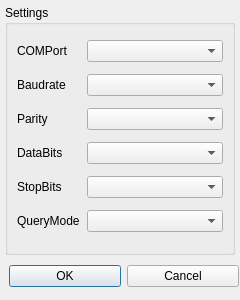
<?xml version="1.0" encoding="UTF-8"?>
<ui version="4.0">
 <class>connectDialog</class>
 <widget class="QDialog" name="connectDialog">
  <property name="geometry">
   <rect>
    <x>0</x>
    <y>0</y>
    <width>240</width>
    <height>300</height>
   </rect>
  </property>
  <property name="minimumSize">
   <size>
    <width>240</width>
    <height>300</height>
   </size>
  </property>
  <property name="windowTitle">
   <string>Connection</string>
  </property>
  <property name="windowIcon">
   <iconset resource="gss_resources.qrc">
    <normaloff>:/files/images_icons/apps/connect.ico</normaloff>:/files/images_icons/apps/connect.ico</iconset>
  </property>
  <widget class="QGroupBox" name="groupBox">
   <property name="geometry">
    <rect>
     <x>5</x>
     <y>5</y>
     <width>230</width>
     <height>250</height>
    </rect>
   </property>
   <property name="minimumSize">
    <size>
     <width>230</width>
     <height>250</height>
    </size>
   </property>
   <property name="title">
    <string>Settings</string>
   </property>
   <layout class="QVBoxLayout" name="verticalLayout">
    <item>
     <layout class="QHBoxLayout" name="horizontalLayout">
      <item>
       <widget class="QLabel" name="comportlabel">
        <property name="text">
         <string>COMPort</string>
        </property>
       </widget>
      </item>
      <item>
       <widget class="QComboBox" name="comportBox">
        <property name="minimumSize">
         <size>
          <width>136</width>
          <height>22</height>
         </size>
        </property>
       </widget>
      </item>
     </layout>
    </item>
    <item>
     <layout class="QHBoxLayout" name="horizontalLayout_2">
      <item>
       <widget class="QLabel" name="baudratelabel">
        <property name="text">
         <string>Baudrate</string>
        </property>
       </widget>
      </item>
      <item>
       <widget class="QComboBox" name="baudrateBox">
        <property name="minimumSize">
         <size>
          <width>136</width>
          <height>22</height>
         </size>
        </property>
       </widget>
      </item>
     </layout>
    </item>
    <item>
     <layout class="QHBoxLayout" name="horizontalLayout_3">
      <item>
       <widget class="QLabel" name="paritylabel">
        <property name="text">
         <string>Parity</string>
        </property>
       </widget>
      </item>
      <item>
       <widget class="QComboBox" name="parityBox">
        <property name="minimumSize">
         <size>
          <width>136</width>
          <height>22</height>
         </size>
        </property>
       </widget>
      </item>
     </layout>
    </item>
    <item>
     <layout class="QHBoxLayout" name="horizontalLayout_4">
      <item>
       <widget class="QLabel" name="databitslabel">
        <property name="text">
         <string>DataBits</string>
        </property>
       </widget>
      </item>
      <item>
       <widget class="QComboBox" name="databitsBox">
        <property name="minimumSize">
         <size>
          <width>136</width>
          <height>22</height>
         </size>
        </property>
       </widget>
      </item>
     </layout>
    </item>
    <item>
     <layout class="QHBoxLayout" name="horizontalLayout_5">
      <item>
       <widget class="QLabel" name="stopbitslabel">
        <property name="text">
         <string>StopBits</string>
        </property>
       </widget>
      </item>
      <item>
       <widget class="QComboBox" name="stopbitsBox">
        <property name="minimumSize">
         <size>
          <width>136</width>
          <height>22</height>
         </size>
        </property>
       </widget>
      </item>
     </layout>
    </item>
    <item>
     <layout class="QHBoxLayout" name="horizontalLayout_6">
      <item>
       <widget class="QLabel" name="querymodelabel">
        <property name="text">
         <string>QueryMode</string>
        </property>
       </widget>
      </item>
      <item>
       <widget class="QComboBox" name="querymodeBox">
        <property name="minimumSize">
         <size>
          <width>136</width>
          <height>22</height>
         </size>
        </property>
       </widget>
      </item>
     </layout>
    </item>
   </layout>
  </widget>
  <widget class="QWidget" name="layoutWidget">
   <property name="geometry">
    <rect>
     <x>9</x>
     <y>263</y>
     <width>230</width>
     <height>27</height>
    </rect>
   </property>
   <layout class="QHBoxLayout" name="horizontalLayout_8">
    <item>
     <layout class="QHBoxLayout" name="horizontalLayout_7">
      <item>
       <widget class="QPushButton" name="ComOKBtn">
        <property name="text">
         <string>OK</string>
        </property>
       </widget>
      </item>
      <item>
       <widget class="QPushButton" name="cancelButton">
        <property name="text">
         <string>Cancel</string>
        </property>
       </widget>
      </item>
     </layout>
    </item>
   </layout>
  </widget>
 </widget>
 <resources>
  <include location="gss_resources.qrc"/>
 </resources>
 <connections>
  <connection>
   <sender>cancelButton</sender>
   <signal>clicked()</signal>
   <receiver>connectDialog</receiver>
   <slot>reject()</slot>
   <hints>
    <hint type="sourcelabel">
     <x>184</x>
     <y>279</y>
    </hint>
    <hint type="destinationlabel">
     <x>186</x>
     <y>296</y>
    </hint>
   </hints>
  </connection>
 </connections>
</ui>
